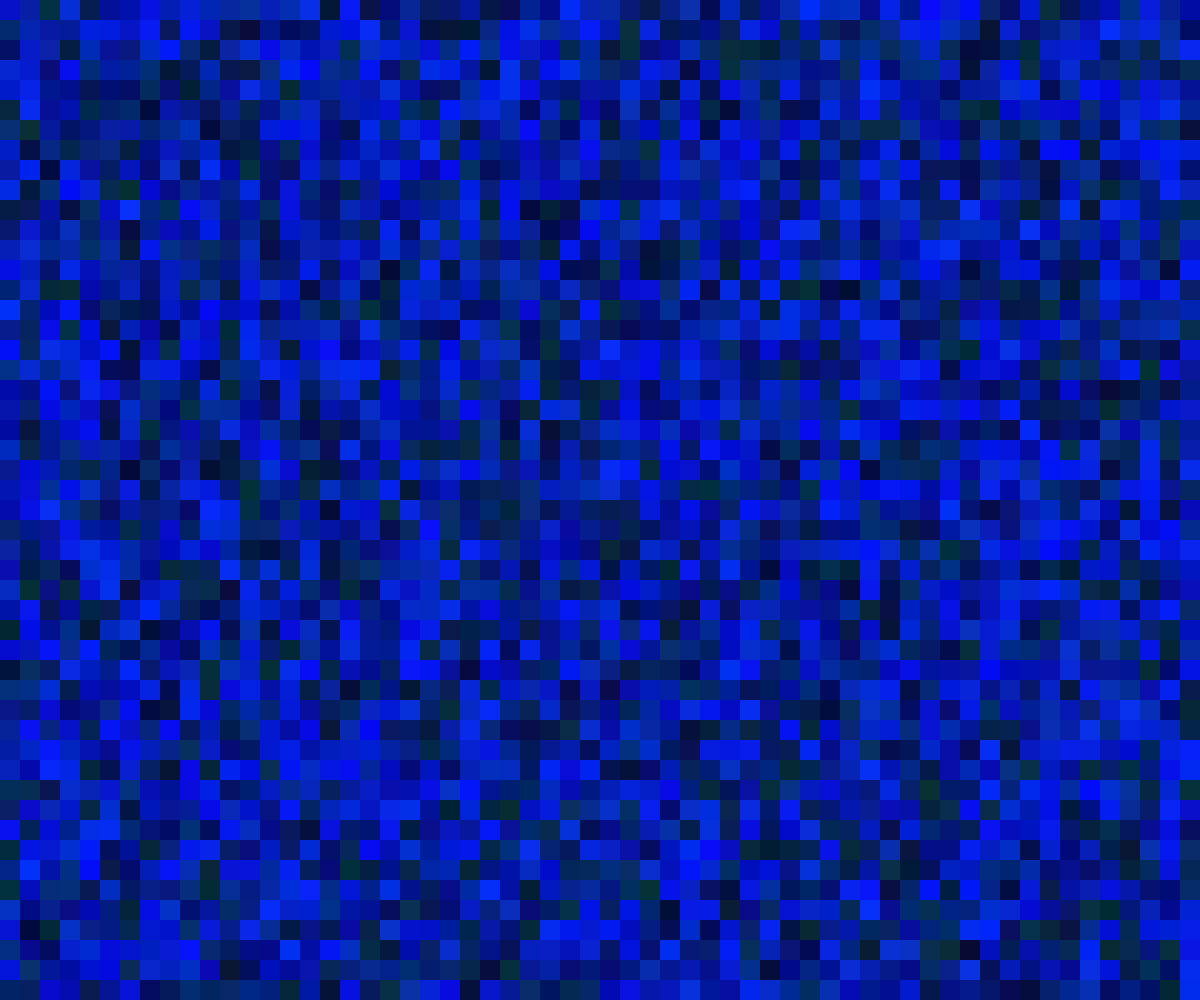
Frame 1 (no input)
Frame 60 (no input): identical to frame 1, image omitted
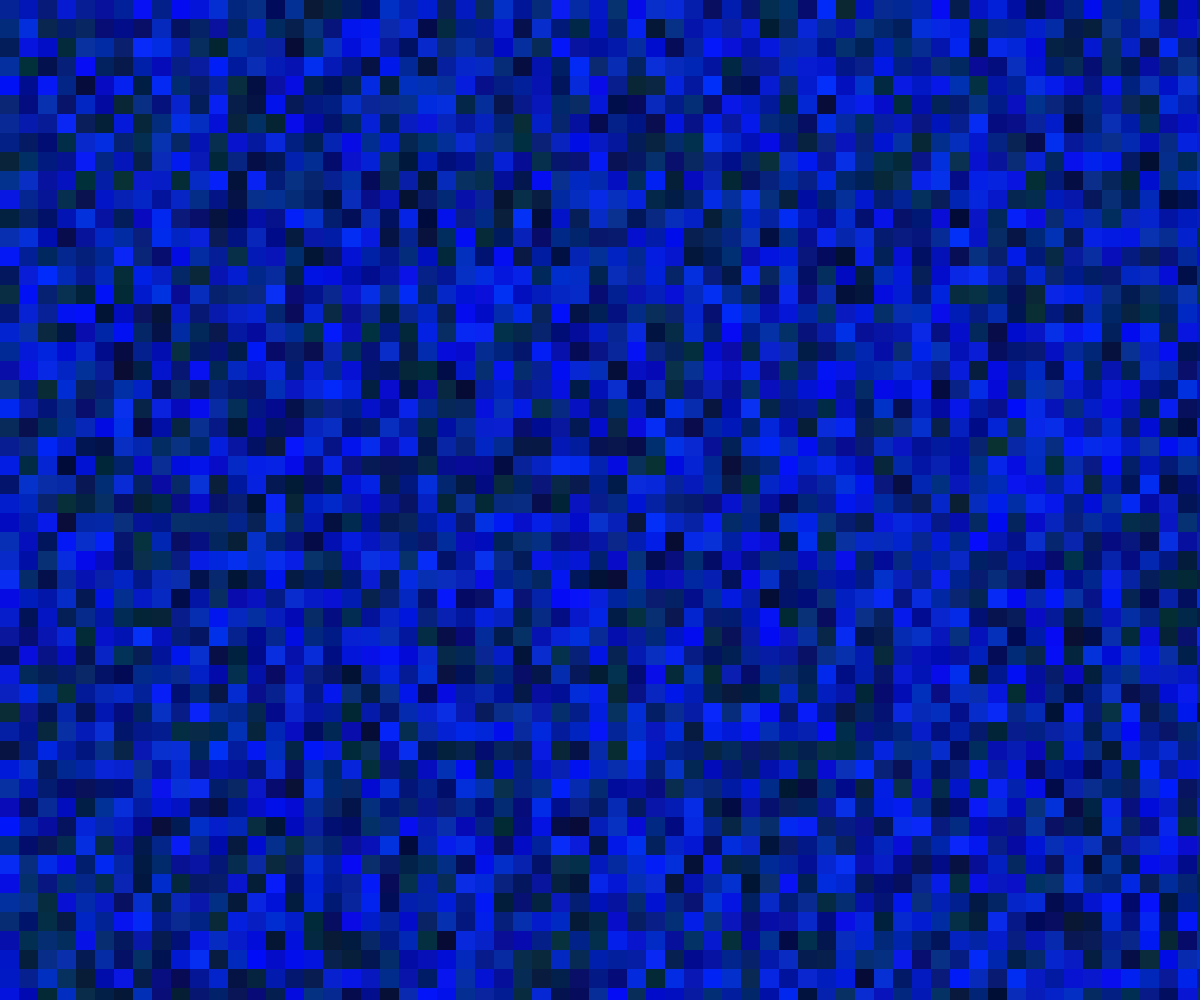
Frame 120 (the mouse pressed at the canvas centre since frame 60)

The p5.js sketch that drew these frames (run headless with seeded random() and noise() and a simulated clock; from frame 60 on, the mouse is pressed at the canvas centre):

// p5.js sketch
// ── sketch.js
// Multi_Colored Grid
// Jordan Cho
// Date
//
// Extra for Experts:
// - Color Pallette and Falling squares
let gridSpace = 20;

function setup() {
  createCanvas(windowWidth, windowHeight);
  drawGrid();
}

function draw() {
}
function mousePressed() {
  if (gridSpace > 1) {
    if (mouseButton === LEFT) {
      gridSpace -= 1;
      drawGrid();
    }
  }
  else if (mouseButton === CENTER) {
    gridSpace += 1;
    drawGrid();
  }
}
function keyPressed(){
  if(keyCode !== SHIFT){
    gridSpace = 20;
    drawGrid();
  }
  if(keyCode === SHIFT){
    gridSpace += 1;
    drawGrid();
  }
}
function drawGrid() {
  rectMode(CENTER);
  noStroke();
  //stroke(1);
  background(0);
  for (let x = gridSpace / 2; x < width+10; x += gridSpace) {
    for (let y = gridSpace / 2; y < height+10; y += gridSpace) {
      fill(random(10), random(10,50), random(50,250));
      rect(x, y, gridSpace, gridSpace);
    }
  }
} 
